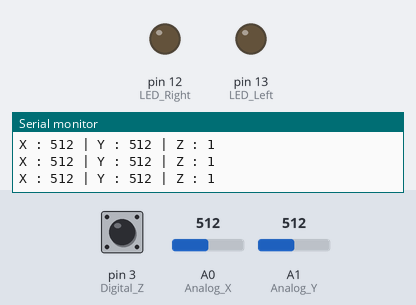
A sketch run on a simulated Arduino Uno, built with avr-gcc and run on an emulated ATmega328P. On the bench: output pins drawn as LEDs (lit = HIGH), the last lines printed to the serial monitor. Inputs (shaded band) come from the test bench; at power-on: A0 (Analog_X) = 512, A1 (Analog_Y) = 512, pin 3 (Digital_Z) HIGH.

Above: at 1.2 s.
1.3 s: A0 (Analog_X) set to 212
4.3 s: A0 (Analog_X) set to 184
At 5.5 s:
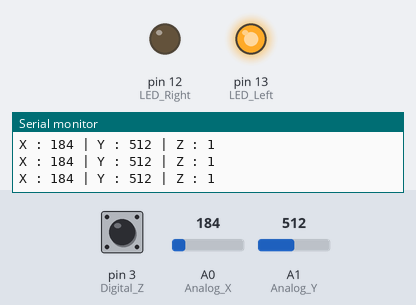
5.8 s: A0 (Analog_X) set to 1023
At 6.2 s:
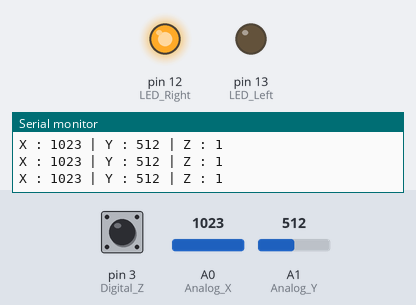
7.3 s: A1 (Analog_Y) set to 987
8.8 s: A1 (Analog_Y) set to 1016
Timing chart, 0 to 11.3 s (numbered marks = the images above; inputs shaded):
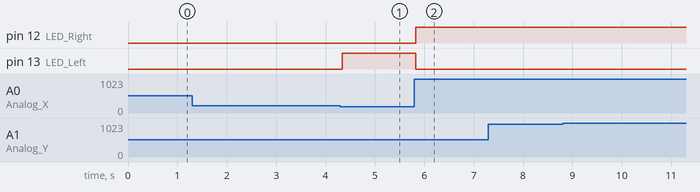

Measured:
- the behaviour switches between 201 and 200 on A0 (Analog_X) (found by bisection; images 0 and 1)
- after the input at 4.3 s, pin 13 (LED_Left): LOW → HIGH at once
- after the input at 5.8 s, pin 12 (LED_Right): LOW → HIGH at once; pin 13 (LED_Left): HIGH → LOW at once

The sketch:

JoyStick_LED.ino
```cpp
int Analog_X = A0;
int Analog_Y = A1;
int Digital_Z = 3;
int LED_Left = 13;
int LED_Right = 12;

void setup(){
  Serial.begin(9600);
  pinMode(Analog_X, INPUT);
  pinMode(Analog_Y, INPUT);
  pinMode(Digital_Z, INPUT_PULLUP);
  pinMode(LED_Left, OUTPUT);
  pinMode(LED_Right, OUTPUT);
}

void loop(){
  int val_X_A0;
  int val_Y_A1;
  int val_Z_13;
  val_X_A0 = analogRead(Analog_X);
  val_Y_A1 = analogRead(Analog_Y);
  val_Z_13 = digitalRead(Digital_Z);
  Serial.print("X : ");
  Serial.print(val_X_A0);
  Serial.print(" | Y : ");
  Serial.print(val_Y_A1);
  Serial.print(" | Z : ");
  Serial.println(val_Z_13);

  if(val_X_A0 < 1024 && val_X_A0 >= 0){
    if(val_X_A0 >= 824){
      digitalWrite(LED_Left , LOW);
      digitalWrite(LED_Right , HIGH);
    }else if(val_X_A0<= 200){
      digitalWrite(LED_Left , HIGH);
      digitalWrite(LED_Right , LOW);
    }else {
      digitalWrite(LED_Left , LOW);
      digitalWrite(LED_Right , LOW);
    }
  }else{
    digitalWrite(LED_Left , LOW);
    digitalWrite(LED_Right , LOW);
  }

}
```
